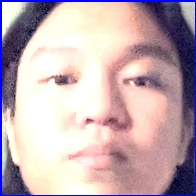
#> input picture data/dataset_faces/6420063/bright_face_19.jpg, 196 x 196 px, given in place of the camera
$ python SaveNewFaces.py
#> lines starting #> are read from the running program, lines starting #| are printed output that depends on the picture; after the words box and inside, x2 and y2 are one past the last pixel; in counts of white or black regions, pixels touching at a corner belong together
import cv2
import os
import numpy as np
import random

# Prompt for the person's name
person_name = input("Enter the name of the person: ")
#> the answer given: ../data/dataset_faces/6420063/bright_face_19.jpg

# Create a directory to save the faces
output_dir = os.path.join("data/dataset_faces", person_name)
if not os.path.exists(output_dir):
    os.makedirs(output_dir)

# Initialize the webcam
cap = cv2.VideoCapture(0)

# Load the Haar cascade for face detection
face_cascade = cv2.CascadeClassifier(cv2.data.haarcascades + 'haarcascade_frontalface_default.xml') #openCV

# Counter for saved faces
face_count = 0

# Number of non-augmentation faces to save
num_faces_to_save = 500
captured_faces = []

# Capture faces
while True:
    # Capture frame-by-frame
    ret, frame = cap.read()
#> frame is the input picture: shape (196, 196, 3); mean B, G, R 178.5, 173.3, 194.7
    if not ret:
        print("Failed to capture image")
        break

    # Convert the frame to grayscale
    gray = cv2.cvtColor(frame, cv2.COLOR_BGR2GRAY)
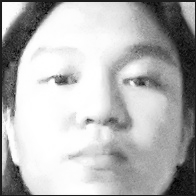
#> gray: shape (196, 196); min 3, max 255, mean 180.3

    # Detect faces in the frame
    faces = face_cascade.detectMultiScale(gray, scaleFactor=1.1, minNeighbors=5, minSize=(30, 30))
#> faces = [[12, 10, 166, 166]]

    # Draw rectangle around the faces and save them
    for (x, y, w, h) in faces:
        # Draw rectangle around the face
        cv2.rectangle(frame, (x, y), (x + w, y + h), (255, 0, 0), 2)

        # Extract the face
        face = frame[y:y + h, x:x + w]

        # Save the face to the list
        captured_faces.append(face)
        face_count += 1

        # Stop if we have enough faces
        if face_count >= num_faces_to_save:
            break
#> this loop made 1 pass
#> (x, y, w, h, face_count) on pass 1: (12, 10, 166, 166, 1)
#> pass 1, `face = frame[y:y + h, x:x + w]`:
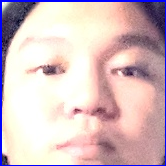
#> face: shape (166, 166, 3); mean B, G, R 194.3, 191.1, 214.4
#> after the loop:
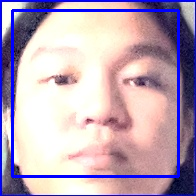
#> frame: shape (196, 196, 3); 5.17% of pixels changed, all inside (x1, y1, x2, y2) = (11, 9, 180, 178)
#> after the loop, captured_faces = 1 item; face_count = 1

    # Display the resulting frame
    cv2.imshow('Video', frame)

    # Break the loop with 'q'
    if cv2.waitKey(1) & 0xFF == ord('q'):
#> (key q is pressed here)
        break

    # Stop if we have enough faces
    if face_count >= num_faces_to_save:
        print(f"Captured {face_count} faces. Stopping.")
        break

# Release the webcam and close windows
cap.release()
cv2.destroyAllWindows()

# Save non-augmented faces
for idx, face in enumerate(captured_faces):
    face_filename = os.path.join(output_dir, f"face_{idx}.jpg")
    cv2.imwrite(face_filename, face)
#> this loop made 1 pass

# Augmentation functions
def adjust_brightness(image, factor):
    return cv2.convertScaleAbs(image, alpha=factor, beta=0)

def revert_colors(image):
    return cv2.bitwise_not(image)

def random_erasing(image):
    h, w, _ = image.shape
    x1, y1 = random.randint(0, w // 2), random.randint(0, h // 2)
    x2, y2 = random.randint(w // 2, w), random.randint(h // 2, h)
    image[y1:y2, x1:x2] = np.random.randint(0, 256, (y2 - y1, x2 - x1, 3), dtype=np.uint8)
    return image

def random_rotation(image):
    angle = random.uniform(-10, 10)  # Small random rotation
    h, w = image.shape[:2]
    matrix = cv2.getRotationMatrix2D((w / 2, h / 2), angle, 1)
    return cv2.warpAffine(image, matrix, (w, h))

# Augmentation selection function
def apply_augmentation(image, aug_type):
    if aug_type == "bright":
        return adjust_brightness(image, 1.5)
    elif aug_type == "dark":
        return adjust_brightness(image, 0.5)
    elif aug_type == "revert":
        return revert_colors(image)
    elif aug_type == "erase":
        return random_erasing(image)
    elif aug_type == "rotate":
        return random_rotation(image)
    else:
        return image

# Define augmentation types

# Adjust number of augmentation images
augmentation_types = ["bright", "dark", "revert", "erase", "rotate"]
augmentation_limits = {aug: 100 for aug in augmentation_types}

# Perform augmentations
augmented_count = 0
for aug_type in augmentation_types:
    count = 0
    for face in captured_faces:
        if count >= augmentation_limits[aug_type]:
            break
        augmented_face = apply_augmentation(face, aug_type)
        face_filename = os.path.join(output_dir, f"{aug_type}_face_{count}.jpg")
        cv2.imwrite(face_filename, augmented_face)
        count += 1
        augmented_count += 1
#> this loop made 5 passes
#> pass 1, `cv2.imwrite(face_filename, augmented_face)`:
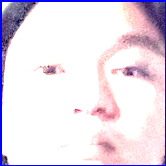
#> saved as bright_face_0.jpg: shape (166, 166, 3); mean B, G, R 235.9, 222.7, 233.7
#> pass 2, `cv2.imwrite(face_filename, augmented_face)`:
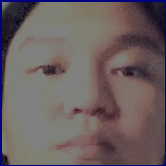
#> saved as dark_face_0.jpg: shape (166, 166, 3); mean B, G, R 97.2, 95.7, 107.3
#> after the loop:
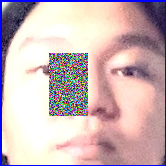
#> face: shape (166, 166, 3); 8.92% of pixels changed, all inside (x1, y1, x2, y2) = (49, 53, 88, 116)
#> after the loop, augmented_count = 5

print(f"Saved {face_count} non-augmented and {augmented_count} augmented faces.")
#| Saved 1 non-augmented and 5 augmented faces.

$ run again, on data/dataset_faces/6420063/bright_face_43.jpg
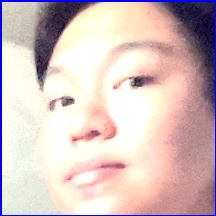
#> input picture data/dataset_faces/6420063/bright_face_43.jpg, 216 x 216 px, given in place of the camera
#> frame is the input picture: shape (216, 216, 3); mean B, G, R 192, 193.7, 214
#> faces = [[14, 15, 187, 187]]
#> the loop `for (x, y, w, h) in faces:` made 1 pass
#> (x, y, w, h, face_count) on pass 1: (14, 15, 187, 187, 1)
#> after the loop `for (x, y, w, h) in faces:`:
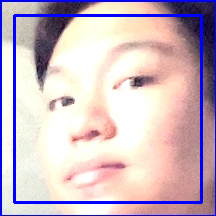
#> frame: shape (216, 216, 3); 4.8% of pixels changed, all inside (x1, y1, x2, y2) = (13, 14, 203, 204)
#> after the loop `for (x, y, w, h) in faces:`: captured_faces = 1 item; face_count = 1
#> the loop `for idx, face in enumerate(captured_faces):` made 1 pass
#> the loop `for aug_type in augmentation_types:` made 5 passes
#> after the loop `for aug_type in augmentation_types:`:
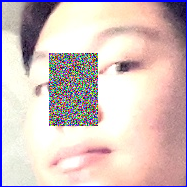
#> face: shape (187, 187, 3); mean B, G, R 192.1, 192.9, 211.9
#> after the loop `for aug_type in augmentation_types:`: augmented_count = 5
#| Saved 1 non-augmented and 5 augmented faces.

$ run again, on data/dataset_faces/6420063/bright_face_48.jpg
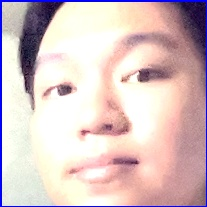
#> input picture data/dataset_faces/6420063/bright_face_48.jpg, 207 x 207 px, given in place of the camera
#> frame is the input picture: shape (207, 207, 3); mean B, G, R 195.9, 195.5, 216.7
#> faces = [[12, 17, 174, 174]]
#> the loop `for (x, y, w, h) in faces:` made 1 pass
#> (x, y, w, h, face_count) on pass 1: (12, 17, 174, 174, 1)
#> after the loop `for (x, y, w, h) in faces:`:
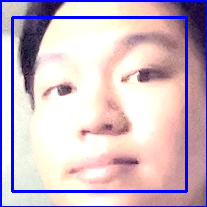
#> frame: shape (207, 207, 3); 4.86% of pixels changed, all inside (x1, y1, x2, y2) = (11, 16, 188, 193)
#> after the loop `for (x, y, w, h) in faces:`: captured_faces = 1 item; face_count = 1
#> the loop `for idx, face in enumerate(captured_faces):` made 1 pass
#> the loop `for aug_type in augmentation_types:` made 5 passes
#> after the loop `for aug_type in augmentation_types:`:
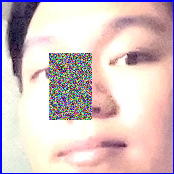
#> face: shape (174, 174, 3); mean B, G, R 195.7, 194.2, 213.9
#> after the loop `for aug_type in augmentation_types:`: augmented_count = 5
#| Saved 1 non-augmented and 5 augmented faces.

$ run again, on data/dataset_faces/6420063/bright_face_58.jpg
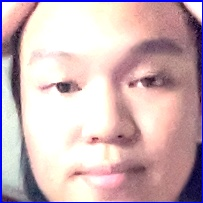
#> input picture data/dataset_faces/6420063/bright_face_58.jpg, 203 x 203 px, given in place of the camera
#> frame is the input picture: shape (203, 203, 3); mean B, G, R 185, 180.8, 206
#> faces = [[14, 13, 173, 173]]
#> the loop `for (x, y, w, h) in faces:` made 1 pass
#> (x, y, w, h, face_count) on pass 1: (14, 13, 173, 173, 1)
#> after the loop `for (x, y, w, h) in faces:`:
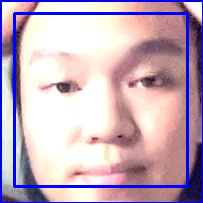
#> frame: shape (203, 203, 3); 5.03% of pixels changed, all inside (x1, y1, x2, y2) = (13, 12, 189, 188)
#> after the loop `for (x, y, w, h) in faces:`: captured_faces = 1 item; face_count = 1
#> the loop `for idx, face in enumerate(captured_faces):` made 1 pass
#> the loop `for aug_type in augmentation_types:` made 5 passes
#> after the loop `for aug_type in augmentation_types:`:
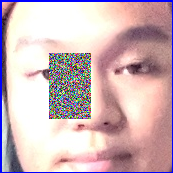
#> face: shape (173, 173, 3); mean B, G, R 185.7, 181, 205.8
#> after the loop `for aug_type in augmentation_types:`: augmented_count = 5
#| Saved 1 non-augmented and 5 augmented faces.
